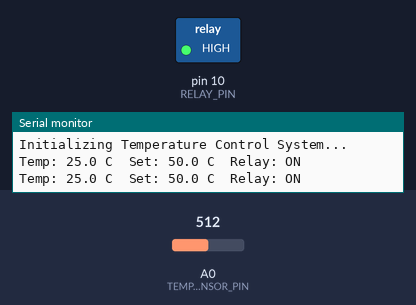
Bench run of a program on a simulated Arduino Uno, built with avr-gcc and run on an emulated ATmega328P. Parts: switched loads named in the program (green lamp = pin HIGH), the last lines printed to the serial monitor. Inputs (shaded band) come from the test bench; at power-on: A0 (TEMP_SENSOR_PIN) = 512.

Above: at 1.2 s.
1.3 s: A0 (TEMP_SENSOR_PIN) set to 216
2.8 s: A0 (TEMP_SENSOR_PIN) set to 197
At 3.6 s:
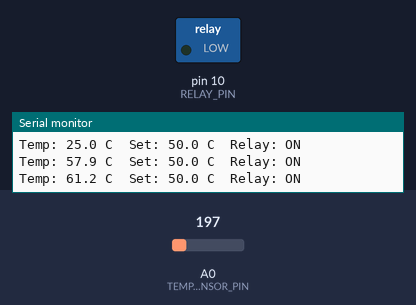
7.6 s: A0 (TEMP_SENSOR_PIN) set to 511
At 8.0 s:
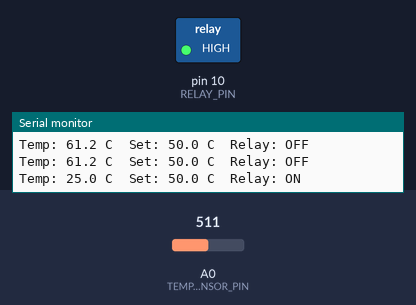
9.1 s: A0 (TEMP_SENSOR_PIN) set to 122
At 9.7 s:
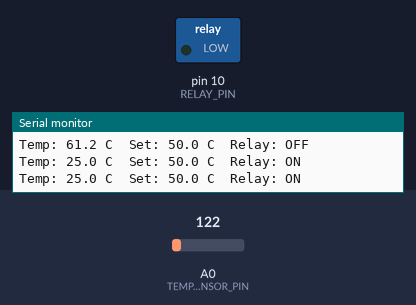
Timing chart, 0 to 11.8 s (numbered marks = the images above; inputs shaded):
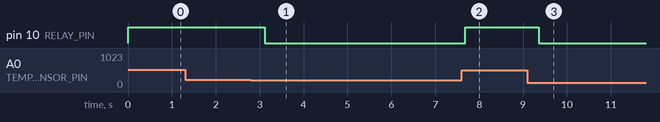

The program:

main.cpp
```cpp
#include <stdlib.h>
#include <Arduino.h>
#include <Arduino_FreeRTOS.h>
#include "TemperatureReader.h"
#include "Relay.h"
#include "SerialIo.h"

#define RELAY_PIN 10
#define TEMP_SENSOR_PIN A0

volatile double setPoint = 50.0;
volatile float hysteresis = 10.0;
volatile float currentTemp = 0.0;

TemperatureReader tempReader(TEMP_SENSOR_PIN);
Relay relay(RELAY_PIN);

TaskHandle_t tempSensorTaskHandle = NULL;
TaskHandle_t controlTaskHandle = NULL;
TaskHandle_t displayTaskHandle = NULL;
TaskHandle_t commandTaskHandle = NULL;

void tempSensorTask(void *pvParameters);
void controlTask(void *pvParameters);
void displayTask(void *pvParameters);
void commandTask(void *pvParameters);

int serial_putchar(char c, FILE *f)
{
  Serial.write(c);
  return 0;
}

int serial_getchar(FILE *f)
{
  while (Serial.available() == 0)
  {
    vTaskDelay(pdMS_TO_TICKS(10));
  }
  return Serial.read();
}

void initPrintf()
{
  static FILE serial_stream;
  fdev_setup_stream(&serial_stream, serial_putchar, serial_getchar, _FDEV_SETUP_WRITE);
  stdout = &serial_stream;
  stdin = &serial_stream;
}

void setup()
{
  Serial.begin(9600);
  while (!Serial)
  {
    ;
  }
  initPrintf();
  printf("Initializing Temperature Control System...\r\n");

  relay.init();

  xTaskCreate(tempSensorTask, "TempSensor", 128, NULL, 3, &tempSensorTaskHandle);
  xTaskCreate(controlTask, "Control", 128, NULL, 3, &controlTaskHandle);
  xTaskCreate(displayTask, "Display", 192, NULL, 2, &displayTaskHandle);
  xTaskCreate(commandTask, "Command", 128, NULL, 1, &commandTaskHandle);
}

void loop()
{
  // All work happens in FreeRTOS tasks
}

void tempSensorTask(void *pvParameters)
{
  TickType_t xLastWakeTime = xTaskGetTickCount();
  const TickType_t xFrequency = pdMS_TO_TICKS(200);

  for (;;)
  {
    currentTemp = tempReader.get();
    vTaskDelayUntil(&xLastWakeTime, xFrequency);
  }
}

void controlTask(void *pvParameters)
{
  TickType_t xLastWakeTime = xTaskGetTickCount();
  const TickType_t xFrequency = pdMS_TO_TICKS(250);

  for (;;)
  {
    float cp = currentTemp;
    double sp = setPoint;
    float hys = hysteresis;

    float lowThreshold = sp - hys;
    float highThreshold = sp + hys;

    if (cp < lowThreshold && !relay.isOn())
    {
      relay.on();
    }
    else if (cp > highThreshold && relay.isOn())
    {
      relay.off();
    }

    vTaskDelayUntil(&xLastWakeTime, xFrequency);
  }
}

void displayTask(void *pvParameters)
{
  TickType_t xLastWakeTime = xTaskGetTickCount();
  const TickType_t xFrequency = pdMS_TO_TICKS(1000);

  for (;;)
  {
    // Use Serial.print to format floats correctly
    Serial.print("Temp: ");
    Serial.print(currentTemp, 1);
    Serial.print(" C  Set: ");
    Serial.print(setPoint, 1);
    Serial.print(" C  Relay: ");
    Serial.println(relay.isOn() ? "ON" : "OFF");

    if (currentTemp < 0)
    {
      Serial.println("Warning: Below 0 C!");
    }

    vTaskDelayUntil(&xLastWakeTime, xFrequency);
  }
}

void commandTask(void *pvParameters)
{
  for (;;)
  {
    if (Serial.available() > 0)
    {
      char c = Serial.read();
      switch (c)
      {
      case 'u':
      case 'U':
        setPoint += 1.0;
        Serial.print("SetPoint ↑ → ");
        Serial.print(setPoint, 1);
        Serial.println(" C");
        break;
      case 'd':
      case 'D':
        setPoint -= 1.0;
        Serial.print("SetPoint ↓ → ");
        Serial.print(setPoint, 1);
        Serial.println(" C");
        break;
      default:
        break;
      }
    }
    vTaskDelay(pdMS_TO_TICKS(50));
  }
}
```

Measured:
- the behaviour switches between 204 and 203 on A0 (TEMP_SENSOR_PIN) (found by bisection; images 0 and 1)
- after the input at 2.8 s, pin 10 (RELAY_PIN): HIGH → LOW after 0.32 s
- after the input at 7.6 s, pin 10 (RELAY_PIN): LOW → HIGH after 0.08 s
- after the input at 9.1 s, pin 10 (RELAY_PIN): HIGH → LOW after 0.26 s
